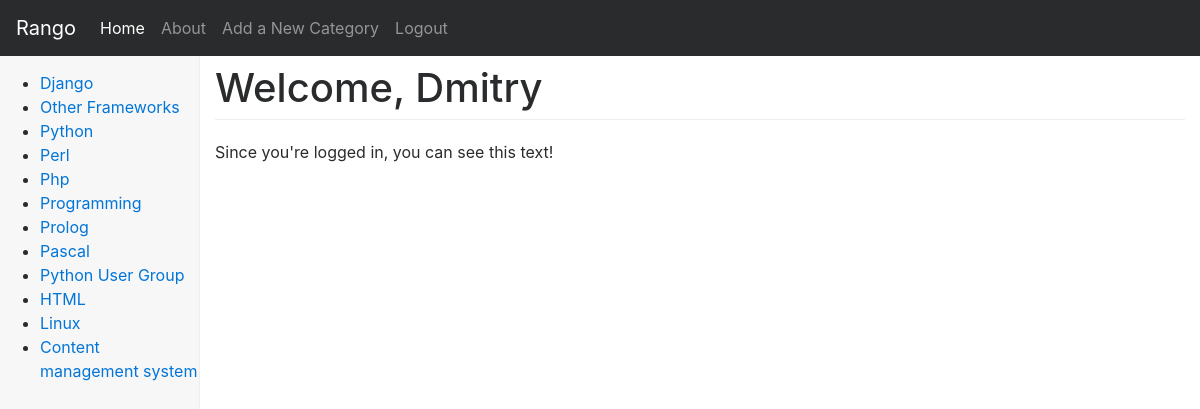
/rango/restricted/ (signed in), run on the app's committed database.
### rango/models.py (models this page shows, shortened)
class Category(models.Model):
    name = models.CharField(max_length=MAX_LENGTH_128, unique=True)
    views = models.PositiveIntegerField(default=0)
    likes = models.PositiveIntegerField(default=0)
    slug = models.SlugField(unique=True)  # blank=True
    class Meta:
        verbose_name_plural = "Categories"

### rango/views.py (the view)
@login_required
def restricted(request):
    return render(request, 'rango/restricted.html', {})

### rango/templatetags/rango_template_tags.py (called while the page is built)
@register.inclusion_tag('rango/cats.html')
def get_category_list(cat=None):
    return {'cats': Category.objects.all(),
            'act_cat': cat}

### templates/rango/restricted.html (shortened to what this page needs)
{% extends "rango/base.html" %}
{% load staticfiles %}
{% block body_block %}
    <h1>Welcome, {{ user.username }}</h1>
    <p>Since you're logged in, you can see this text!</p>
{% endblock body_block %}

### templates/rango/cats.html
<ul>
    {% if cats %}
        {% for c in cats %}
            {% if c == act_cat %}
                <li>
                    <strong>
                        <a href="{% url 'rango:show_category' c.slug %}">{{ c.name }}</a>
                    </strong>
                </li>
            {% else %}
                <li>
                    <a href="{% url 'rango:show_category' c.slug %}">{{ c.name }}</a>
                </li>
            {% endif %}
        {% endfor %}
    {% else %}
        <li><strong>There are no categories present.</strong></li>
    {% endif %}
</ul>

### static/css/dashboard.css (style rules this page uses)
body { padding-top: 50px; }
h1 { margin-bottom: 20px; padding-bottom: 9px; border-bottom: 1px solid #eee; }

### data on the page
Category: name "Django"
Category: name "Other Frameworks"
Category: name "Python"
Category: name "Perl"
Category: name "Php"
Category: name "Programming"
Category: name "Prolog"
Category: name "Pascal"
Category: name "Python User Group"
Category: name "HTML"
Category: name "Linux"
Category: name "Content management system"

### other printed values
{{ user.username }} "Dmitry"
